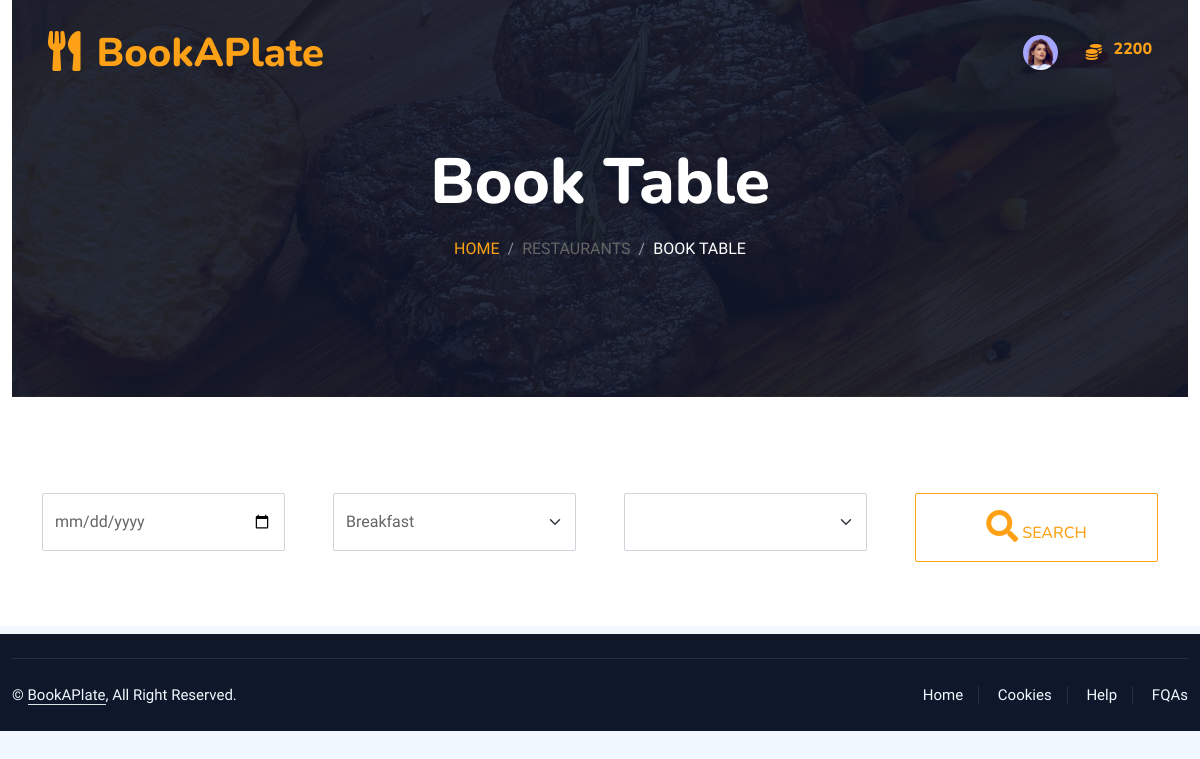
Page /customer_user/view_table/ (signed in) on the committed database.
### admin_workbench/models.py (models this page shows)
class Customer(models.Model):
    customer_id = models.AutoField(primary_key=True)
    phone = models.CharField(max_length=13, unique=True)
    address = models.CharField(max_length=100)
    place = models.CharField(max_length=100)
    STATES_CHOICES = [
    ('','Select State'),
    ('Andhra Pradesh', 'Andhra Pradesh'),
    ('Arunachal Pradesh', 'Arunachal Pradesh'),
    ('Assam', 'Assam'),
    ('Bihar', 'Bihar'),
    ('Chhattisgarh', 'Chhattisgarh'),
    ('Goa', 'Goa'),
    ('Gujarat', 'Gujarat'),
    ('Haryana', 'Haryana'),
    ('Himachal Pradesh', 'Himachal Pradesh'),
    ('Jharkhand', 'Jharkhand'),
    ('Karnataka', 'Karnataka'),
    ('Kerala', 'Kerala'),
    ('Madhya Pradesh', 'Madhya Pradesh'),
    ('Maharashtra', 'Maharashtra'),
    ('Manipur', 'Manipur'),
    ('Meghalaya', 'Meghalaya'),
    ('Mizoram', 'Mizoram'),
    ('Nagaland', 'Nagaland'),
    ('Odisha', 'Odisha'),
    ('Punjab', 'Punjab'),
    ('Rajasthan', 'Rajasthan'),
    ('Sikkim', 'Sikkim'),
    ('Tamil Nadu', 'Tamil Nadu'),
    ('Telangana', 'Telangana'),
    ('Tripura', 'Tripura'),
    ('Uttar Pradesh', 'Uttar Pradesh'),
    ('Uttarakhand', 'Uttarakhand'),
    ('West Bengal', 'West Bengal')
]
    state = models.CharField(max_length=100, choices=STATES_CHOICES,default='Kerala')
    status = models.CharField(max_length=10, default='Active')
    profile_photo = models.ImageField(upload_to='profile_pictures/', null=True)
    id_proof = models.ImageField(upload_to='customer_identifier/', null=True)
    user = models.OneToOneField(User, on_delete=models.CASCADE)

class Coins(models.Model):
    coin_id = models.AutoField(primary_key=True)
    coin_quantity = models.IntegerField(default= 2000)
    user = models.ForeignKey(Customer,on_delete=models.CASCADE)

### customer/views.py (the view, shortened to what this page needs)
# urls.py: path('view_table/', TableView, name='view_table'),
@login_required
def TableView(request):
    logged_user, customer, coins = get_customer_and_coins(request)
    context = {
        'meal_time': BookingDetails.MEAL_CHOICES,
        'logged_user': logged_user,
        'customer': customer,
        'coins': coins,
    }
    return render(request, 'customer/view_table.html', context)

### customer/views.py (called while the page is built)
@login_required
def get_customer_and_coins(request):
    logged_user = request.user
    customer = get_object_or_404(Customer, user=logged_user)
    coins = get_object_or_404(Coins, user=customer)
    return logged_user, customer, coins

### customer/templates/customer/view_table.html (shortened to what this page needs)
{% extends 'customer/base.html'%} {% load static %}  {% block content %}
<div class="container-xxl position-relative p-0">
  <div class="container-xxl py-5 bg-dark hero-header mb-5">
    <div class="container text-center my-5 pt-5 pb-4">
      <h1 class="display-3 text-white mb-3 animated slideInDown">
        Book Table
      </h1>
      <nav aria-label="breadcrumb">
        <ol class="breadcrumb justify-content-center text-uppercase">
          <li class="breadcrumb-item"><a href="#">Home</a></li>
          <li class="breadcrumb-item">
           Restaurants
          </li>
          <li class="breadcrumb-item text-white active" aria-current="page">
           Book Table
          </li>
        </ol>
      </nav>
    </div>
  </div>
</div>
<div class="container py-5">
  <form action="{% url 'view_table' %}" method="post">
  <div class="row g-5">
    <div class="col-lg-3 col-md-3 col-sm-3 mb-3">
      <input type="date" class="form-control w-100 py-3" placeholder="DD-MM-YYYY" id="due_date" name="due_date" value="{{date}}" required/>
    </div>
     <div class="col-lg-3 col-md-3 col-sm-3 mb-3">
              <select class="form-select w-100 py-3" id="meal_time" name="meal_time" aria-label="Default select example" >
                {% for i in meal_time %}
                {% if i.0 != meal %}
                <option value="{{i.0}}">{{i.1}}</option>
                {% endif %}
                {% endfor%}
              </select>
          </div>
          <div class="col-lg-3 col-md-3 col-sm-3 mb-3">
            <select class="form-select w-100 py-3" id="seating_arrangement" name="seating_arrangement" aria-label="Default select example" >
              </select>
          </div>
        <div class="col-lg-3 col-md-3 col-sm-3 mb-3">
            <button type="submit" class="btn btn-outline-primary w-100 py-3 "><i class="fa fa-2x fa-search  me-sm-1"></i><span class="d-none d-sm-inline-block">SEARCH</span></button>
          </div>
  </div>
   </form>
</div>
</div>
{% endblock %}

### customer/templates/customer/base.html (shortened to what this page needs)
{% load static %}
<!DOCTYPE html>
<html lang="en">
  <head>
    <link
      href="https://cdnjs.cloudflare.com/ajax/libs/font-awesome/5.10.0/css/all.min.css"
      rel="stylesheet"
    />
    <link
      href="https://cdn.jsdelivr.net/npm/bootstrap-icons@1.4.1/font/bootstrap-icons.css"
      rel="stylesheet"
    />
    <link
      href="{% static 'book_a_plate/lib/animate/animate.min.css' %}"
      rel="stylesheet"
    />
    <link
      href="{% static 'book_a_plate/lib/owlcarousel/assets/owl.carousel.min.css' %}"
      rel="stylesheet"
    />
    <link
      href="{% static 'book_a_plate/lib/tempusdominus/css/tempusdominus-bootstrap-4.min.css' %}"
      rel="stylesheet"
    />
    <link
      href="{% static 'book_a_plate/css/bootstrap.min.css' %}"
      rel="stylesheet"
    />
    <link href="{% static 'book_a_plate/css/style.css' %}" rel="stylesheet" />
  </head>
  <body>
    <div class="container-xxl bg-white p-0">
      <div class="container-xxl position-relative p-0">
        <nav
          class="navbar navbar-expand-lg navbar-dark bg-dark px-4 px-lg-5 py-3 py-lg-0"
        >
          <a href="#" class="navbar-brand p-0">
            <h1 class="text-primary m-0">
              <i class="fa fa-utensils me-3"></i>BookAPlate
            </h1>
          </a>
          <div
            class="collapse navbar-collapse justify-content-end px-0"
            id="navbarNav"
          >
            <ul
              class="navbar-nav flex-row ms-auto align-items-center justify-content-end"
            >
              <li class="nav-item dropdown">
                <a
                  class="nav-link nav-icon-hover"
                  href="javascript:void(0)"
                  id="drop2"
                  data-bs-toggle="dropdown"
                  aria-expanded="false"
                >
                  {% if logged_user.is_authenticated and customer.profile_photo.url %}
                  <img
                    src="{{customer.profile_photo.url}}"
                    alt=""
                    width="35"
                    height="35"
                    class="rounded-circle"
                  />
                  {% else %}
                  <i class="fa fa-list"></i>
                  {% endif %}
                </a>
              </li>
              <li class="nav-item">
                <span>&nbsp;&nbsp;&nbsp;&nbsp;&nbsp;&nbsp;</span>
                <label class="text-primary">
                  <i class="fa fa-coins"></i>
                </label>
                <span>&nbsp;&nbsp;</span>
              </li>
              <li class="nav-item">
                <label class="text-primary">
                  <h6 class="text-primary">{{coins.coin_quantity}}</h6>
                </label>
              </li>
            </ul>
          </div>
        </nav>
      </div>
      <div class="container-fluid">{% block content %} {% endblock %}</div>
      <div
        class="container-fluid bg-dark text-light footer pt-4 mt-2 wow fadeIn"
        data-wow-delay="0.1s"
      >
        <div class="copyright">
          <div class="row">
            <div class="col-md-6 text-center text-md-start mb-3 mb-md-0">
              &copy; <a class="border-bottom" href="#">BookAPlate</a>, All Right
              Reserved.
            </div>
            <div class="col-md-6 text-center text-md-end">
              <div class="footer-menu">
                <a href="#">Home</a>
                <a href="#">Cookies</a>
                <a href="#">Help</a>
                <a href="#">FQAs</a>
              </div>
            </div>
          </div>
        </div>
      </div>
  </body>
</html>

### static/book_a_plate/css/style.css (style rules this page uses)
:root { --primary: #FEA116; --light: #F1F8FF; --dark: #0F172B; }
.btn { font-family: 'Nunito', sans-serif; font-weight: 500; text-transform: uppercase; transition: .5s; }
.navbar-dark .navbar-nav .nav-link { position: relative; margin-left: 25px; padding: 35px 0; font-size: 15px; color: var(--light) !important; text-transform: uppercase; font-weight: 500; outline: none; transition: .5s; }
@media (min-width: 992px) { .navbar-dark { position: absolute; width: 100%; top: 0; left: 0; z-index: 999; background: transparent !important; } }
.hero-header { background: linear-gradient(rgba(15, 23, 43, .9), rgba(15, 23, 43, .9)), url(../img/bg-hero.jpg); background-position: center center; background-repeat: no-repeat; background-size: cover; }
.breadcrumb-item + .breadcrumb-item::before { color: rgba(255, 255, 255, .5); }
.footer .copyright { padding: 25px 0; font-size: 15px; border-top: 1px solid rgba(256, 256, 256, .1); }
.footer .copyright a { color: var(--light); }
.footer .footer-menu a { margin-right: 15px; padding-right: 15px; border-right: 1px solid rgba(255, 255, 255, .1); }
.footer .footer-menu a:last-child { margin-right: 0; padding-right: 0; border-right: none; }

### rows in the picture
Customer: profile_photo (picture)
Coins: coin_quantity "2200"

### other values in the picture
form field meal_time "Breakfast"
